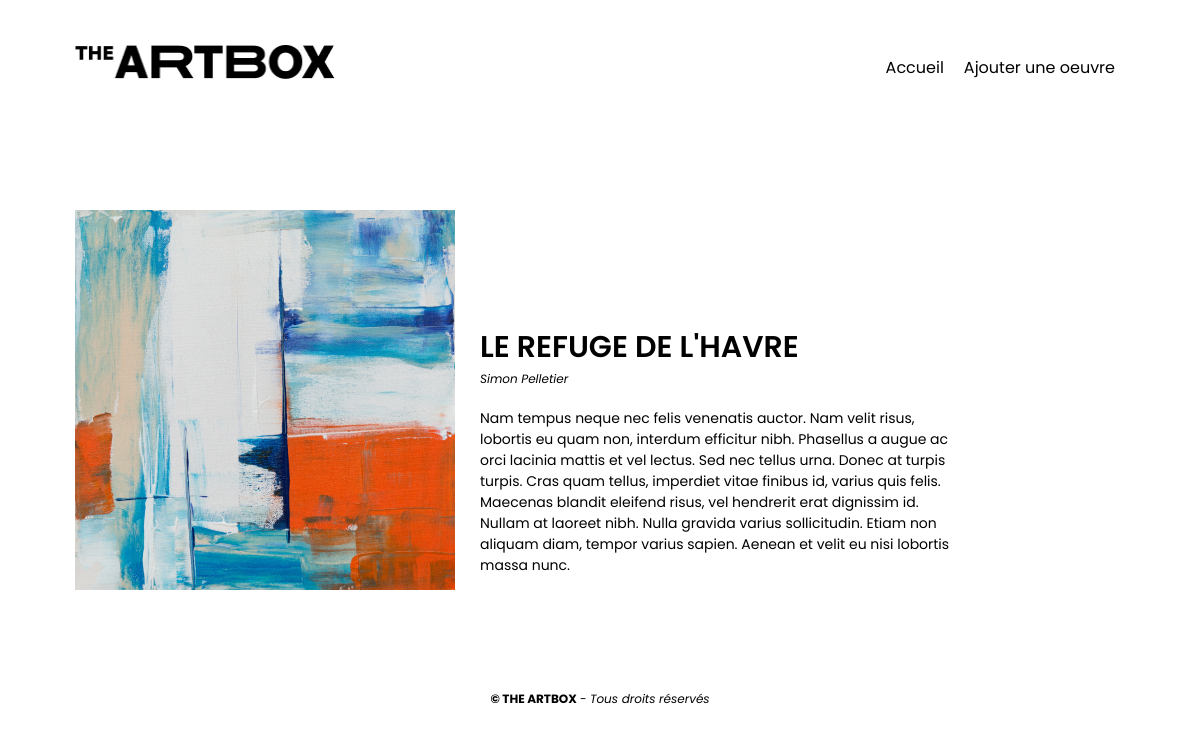
The page /oeuvre.php?id=4 on the database its author committed.
### tables this page shows
CREATE TABLE `oeuvres` (
  `ID` int NOT NULL,
  `title` varchar(150) NOT NULL,
  `author` varchar(150) NOT NULL,
  `description` text NOT NULL,
  `img_url` varchar(255) NOT NULL
);

### fonctions.php (called while the page is built, shortened)
<?php
function getPainting($id){
    $db = db_connexion();
    $req = 'SELECT title, author, description, img_url FROM oeuvres WHERE ID = :id';
    $stmt = $db->prepare($req);
    $stmt->execute(['id' => $id]);
    return $stmt->fetchAll();
}
?>

### oeuvre.php (the view)
<?php
include("fonctions.php");
$existing_painting = false;
$id = $_GET["id"] ?? NULL;
if($id !== NULL){
    $painting = getPainting($id);
    if(count($painting) != 0)
        $existing_painting = true;
}
if (!$existing_painting): header('Location: index.php');
?>
<?php
else: include("header.php"); ?>
<article id="detail-oeuvre">
    <div id="img-oeuvre">
        <img src="<?= $painting[0]["img_url"] ?>" alt="<?= $painting[0]["title"] ?>">
    </div>
    <div id="contenu-oeuvre">
        <h1><?= $painting[0]["title"] ?></h1>
        <p class="description"><?= $painting[0]["author"] ?></p>
        <p class="description-complete"><?= $painting[0]["description"] ?></p>
    </div>
</article>
<?php endif; ?>
<?php include("footer.php"); ?>

### css/style.css (style rules this page uses)
html, body { margin: 0; }
* { box-sizing: border-box; font-family: 'Poppins', sans-serif; }
.oeuvre h2, #detail-oeuvre h1 { text-transform: uppercase; margin-top: 0; margin-bottom: 0; font-weight: 600; font-size: 30px; }
.oeuvre .description, #detail-oeuvre .description { font-style: italic; margin-top: 0; font-size: 12px; margin-bottom: 20px; }
#detail-oeuvre { display: flex; flex-wrap: wrap; align-items: end; margin-bottom: 100px; margin-top: 75px; font-size: 14px; padding: 0 15px; }
#img-oeuvre { margin-right: 25px; }
#img-oeuvre img { max-width: 470px; margin: auto; display: block; }
#contenu-oeuvre { max-width: 470px; }

### rows shown on the page
oeuvres: img_url (picture), title "LE REFUGE DE L'HAVRE", author "Simon Pelletier", description "Nam tempus neque nec felis venenatis auctor. Nam velit risus, lobortis eu quam non, interdum efficitur nibh. Phasellus a augue ac orci lacinia mattis et vel lectus. Sed nec tellus urna. Donec at turpis turpis. Cras quam tellus, imperdiet vitae finibus id, varius quis felis. Maecenas blandit eleifend risus, vel hendrerit erat dignissim id. Nullam at laoreet nibh. Nulla gravida varius sollicitudin. Etiam non aliquam diam, tempor varius sapien. Aenean et velit eu nisi lobortis massa nunc."
